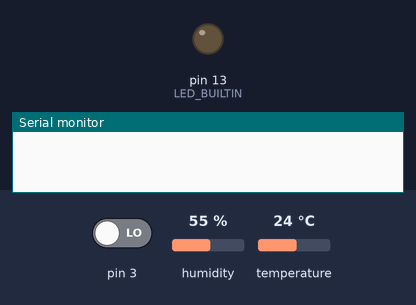
The sketch below on a simulated Arduino Uno, built with avr-gcc and run on an emulated ATmega328P. Parts: output pins drawn as LEDs (lit = HIGH), the last lines printed to the serial monitor. The test bench sets the inputs (shaded band); at power-on: pin 3 LOW, humidity 55 %, temperature 24 °C.

Above: at 1.2 s.
1.3 s: pin 3 driven HIGH
At 2.0 s:
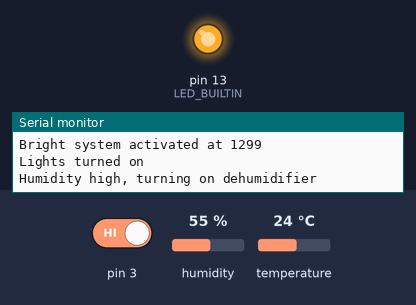
Timing chart, 0 to 22.8 s (numbered marks = the images above; inputs shaded):
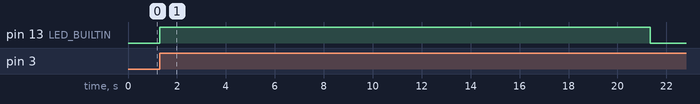

The sketch:

SIT107_10.2D_Code_Timing.ino
```cpp
//Libraries
#include <DHT.h>


//Constants
#define tempL 20
#define tempH 28
#define humL 20
#define humH 50
#define DHTPIN 2
#define DHTTYPE DHT22
DHT dht(DHTPIN, DHTTYPE);

//variables
int activ = 0; //Stores activity status
float temp; //Stores temperature value
float hum;  //Stores humidity value

//Functions

//Light Control
void light_con() {
 if (activ == 1) {
    digitalWrite(LED_BUILTIN, HIGH);
    Serial.println("Lights turned on");
 }
 else {
    digitalWrite(LED_BUILTIN, LOW);
    Serial.println("Lights turned off");
 }
}

//Temperature control
void temp_con() {
 if (activ == 1 and temp > tempH) {
    Serial.println("Temperature high, turning on airconditioning.");
 }
 else if (activ == 1 and temp < tempL) {
    Serial.println("Temperature low, turning on heating.");
 }
 else if (activ == 0) {
    Serial.println("Temperature control turned off");
 }
}

//Humidity control
void hum_con() {
 if (activ == 1 and hum > humH) {
    Serial.println("Humidity high, turning on dehumidifier");
 }
 else if (activ == 1 and hum < humL) {
    Serial.println("Humidity low, turning on humidifier");
 }
 else if (activ == 0) {
    Serial.println("Humidity control turned off");
 }
}

void setup() {
    Serial.begin(9600);
    dht.begin();
    pinMode(3, INPUT);
    pinMode(LED_BUILTIN, OUTPUT);
}

void loop() {
 //Variable Read
 temp= dht.readTemperature();
 hum = dht.readHumidity();

 //Active Switch
 if (digitalRead(3) == HIGH and activ == 0) {
    activ = 1;
    Serial.print("Bright system activated at ");
    Serial.println(millis());
    light_con();
    temp_con();
    hum_con();
    delay(20000);  //delay stops the activity switch being flipped multiple times from one motion
 }

 else if (digitalRead(3) == HIGH and activ == 1) {
    activ = 0;
    Serial.print("Bright system deactivated at ");
    Serial.println(millis());
    light_con();
    temp_con();
    hum_con();
    delay(20000); //see note above
 }

}
```

Measured:
- after the input at 1.3 s, pin 13 (LED_BUILTIN): LOW → HIGH at once, → LOW 20.0 s later
